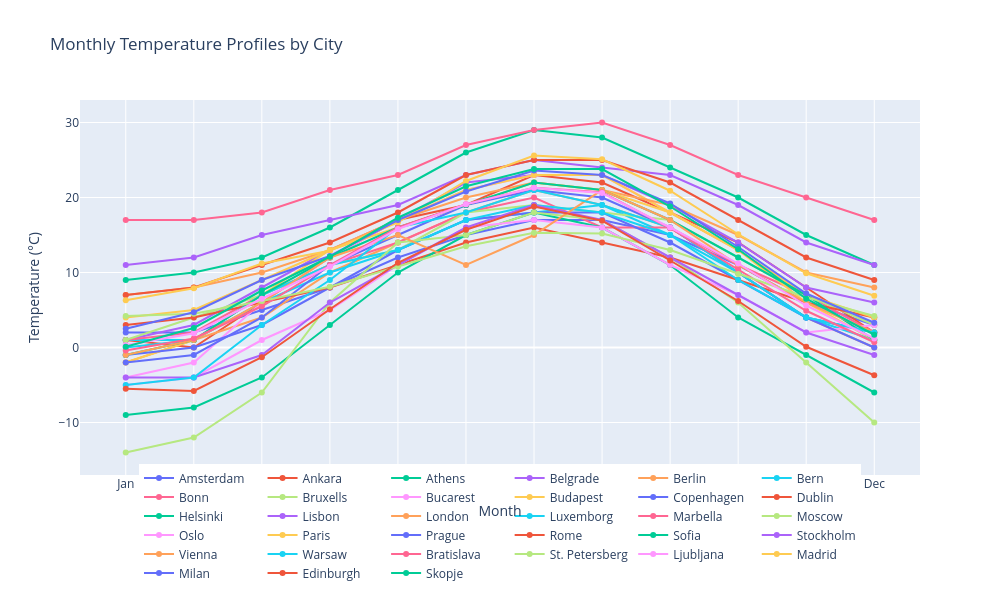

The notebook cell this image was saved under:
### Markdown cell above
### Cell 4: Visualizing Raw Temperature Profiles

This cell creates an **interactive line plot** showing the temperature profile (temperature vs. month) for each city using Plotly.

**Why Visualize Raw Data First?**
Before applying any statistical technique, it's crucial to visually inspect the data to:
1. **Identify patterns**: Look for common trends across cities
2. **Spot outliers**: Cities with unusual temperature patterns
3. **Understand variability**: How much do cities differ from each other?
4. **Form hypotheses**: What might the principal components represent?

**What to Look For:**
- **Seasonal pattern**: All cities should show higher temperatures in summer (Jun-Aug) and lower in winter (Dec-Feb) for Northern Hemisphere
- **Vertical spread**: The vertical distance between lines at any month shows inter-city variability
- **Amplitude differences**: Some cities have a larger summer-winter difference (continental) than others (maritime)
- **Parallel patterns**: Lines that are roughly parallel suggest a common underlying structure

**Interactive Features:**
- Hover over points to see exact temperature values
- Click on legend items to toggle city visibility
- Use the zoom and pan tools to focus on specific regions

### Code cell
# Visualize the raw data: Temperature profiles
fig = go.Figure()

for i, city in enumerate(cities):
    fig.add_trace(go.Scatter(
        x=month_cols, y=X_raw[i], mode='lines+markers',
        name=city, hovertemplate=f"<b>{city}</b><br>%{{x}}: %{{y}}°C<extra></extra>"
    ))

fig.update_layout(
    title='Monthly Temperature Profiles by City',
    xaxis_title='Month', yaxis_title='Temperature (°C)',
    height=600, width=1000,
    hovermode='x unified',
    legend=dict(orientation='h', yanchor='bottom', y=-0.3, xanchor='center', x=0.5)
)
fig.show()

### Figure 1 — Plotly figure (JSON) as saved in the notebook; plotly's stock layout.template omitted (floating-point values rounded to 4 significant figures)
{"data": [{"hovertemplate": "<b>Amsterdam</b><br>%{x}: %{y}°C<extra></extra>", "mode": "lines+markers", "name": "Amsterdam", "type": "scatter", "x": ["Jan", "Feb", "Mar", "Apr", "May", "Jun", "Jul", "Aug", "Sep", "Oct", "Nov", "Dec"], "y": [2.0, 2.0, 5.0, 8.0, 12.0, 15.0, 17.0, 17.0, 15.0, 11.0, 6.0, 3.0]}, {"hovertemplate": "<b>Ankara</b><br>%{x}: %{y}°C<extra></extra>", "mode": "lines+markers", "name": "Ankara", "type": "scatter", "x": ["Jan", "Feb", "Mar", "Apr", "May", "Jun", "Jul", "Aug", "Sep", "Oct", "Nov", "Dec"], "y": [1.0, 0.0, 6.0, 12.0, 17.0, 19.0, 23.0, 22.0, 18.0, 14.0, 8.0, 2.0]}, {"hovertemplate": "<b>Athens</b><br>%{x}: %{y}°C<extra></extra>", "mode": "lines+markers", "name": "Athens", "type": "scatter", "x": ["Jan", "Feb", "Mar", "Apr", "May", "Jun", "Jul", "Aug", "Sep", "Oct", "Nov", "Dec"], "y": [9.0, 10.0, 12.0, 16.0, 21.0, 26.0, 29.0, 28.0, 24.0, 20.0, 15.0, 11.0]}, {"hovertemplate": "<b>Belgrade</b><br>%{x}: %{y}°C<extra></extra>", "mode": "lines+markers", "name": "Belgrade", "type": "scatter", "x": ["Jan", "Feb", "Mar", "Apr", "May", "Jun", "Jul", "Aug", "Sep", "Oct", "Nov", "Dec"], "y": [1.0, 3.0, 8.0, 13.0, 17.0, 22.0, 23.0, 23.0, 19.0, 14.0, 8.0, 6.0]}, {"hovertemplate": "<b>Berlin</b><br>%{x}: %{y}°C<extra></extra>", "mode": "lines+markers", "name": "Berlin", "type": "scatter", "x": ["Jan", "Feb", "Mar", "Apr", "May", "Jun", "Jul", "Aug", "Sep", "Oct", "Nov", "Dec"], "y": [-2.0, 1.0, 4.0, 10.0, 14.0, 18.0, 21.0, 19.0, 16.0, 10.0, 4.0, 0.0]}, {"hovertemplate": "<b>Bern</b><br>%{x}: %{y}°C<extra></extra>", "mode": "lines+markers", "name": "Bern", "type": "scatter", "x": ["Jan", "Feb", "Mar", "Apr", "May", "Jun", "Jul", "Aug", "Sep", "Oct", "Nov", "Dec"], "y": [1.0, 1.0, 6.0, 10.0, 13.0, 17.0, 18.0, 19.0, 15.0, 10.0, 4.0, 1.0]}, {"hovertemplate": "<b>Bonn</b><br>%{x}: %{y}°C<extra></extra>", "mode": "lines+markers", "name": "Bonn", "type": "scatter", "x": ["Jan", "Feb", "Mar", "Apr", "May", "Jun", "Jul", "Aug", "Sep", "Oct", "Nov", "Dec"], "y": [1.0, 2.0, 7.0, 11.0, 14.0, 18.0, 20.0, 16.0, 16.0, 11.0, 7.0, 2.0]}, {"hovertemplate": "<b>Bruxells</b><br>%{x}: %{y}°C<extra></extra>", "mode": "lines+markers", "name": "Bruxells", "type": "scatter", "x": ["Jan", "Feb", "Mar", "Apr", "May", "Jun", "Jul", "Aug", "Sep", "Oct", "Nov", "Dec"], "y": [1.0, 4.0, 7.0, 11.0, 13.0, 18.0, 19.0, 18.0, 17.0, 12.0, 7.0, 3.0]}, {"hovertemplate": "<b>Bucarest</b><br>%{x}: %{y}°C<extra></extra>", "mode": "lines+markers", "name": "Bucarest", "type": "scatter", "x": ["Jan", "Feb", "Mar", "Apr", "May", "Jun", "Jul", "Aug", "Sep", "Oct", "Nov", "Dec"], "y": [-4.0, -2.0, 6.0, 12.0, 17.0, 21.0, 23.0, 23.0, 18.0, 13.0, 7.0, 1.0]}, {"hovertemplate": "<b>Budapest</b><br>%{x}: %{y}°C<extra></extra>", "mode": "lines+markers", "name": "Budapest", "type": "scatter", "x": ["Jan", "Feb", "Mar", "Apr", "May", "Jun", "Jul", "Aug", "Sep", "Oct", "Nov", "Dec"], "y": [-2.0, 1.0, 7.0, 13.0, 17.0, 21.0, 23.0, 23.0, 18.0, 13.0, 6.0, 1.0]}, {"hovertemplate": "<b>Copenhagen</b><br>%{x}: %{y}°C<extra></extra>", "mode": "lines+markers", "name": "Copenhagen", "type": "scatter", "x": ["Jan", "Feb", "Mar", "Apr", "May", "Jun", "Jul", "Aug", "Sep", "Oct", "Nov", "Dec"], "y": [-1.0, 0.0, 3.0, 8.0, 13.0, 17.0, 18.0, 18.0, 14.0, 9.0, 4.0, 2.0]}, {"hovertemplate": "<b>Dublin</b><br>%{x}: %{y}°C<extra></extra>", "mode": "lines+markers", "name": "Dublin", "type": "scatter", "x": ["Jan", "Feb", "Mar", "Apr", "May", "Jun", "Jul", "Aug", "Sep", "Oct", "Nov", "Dec"], "y": [3.0, 4.0, 6.0, 8.0, 11.0, 14.0, 16.0, 14.0, 12.0, 9.0, 6.0, 4.0]}, {"hovertemplate": "<b>Helsinki</b><br>%{x}: %{y}°C<extra></extra>", "mode": "lines+markers", "name": "Helsinki", "type": "scatter", "x": ["Jan", "Feb", "Mar", "Apr", "May", "Jun", "Jul", "Aug", "Sep", "Oct", "Nov", "Dec"], "y": [-9.0, -8.0, -4.0, 3.0, 10.0, 15.0, 18.0, 16.0, 11.0, 4.0, -1.0, -6.0]}, {"hovertemplate": "<b>Lisbon</b><br>%{x}: %{y}°C<extra></extra>", "mode": "lines+markers", "name": "Lisbon", "type": "scatter", "x": ["Jan", "Feb", "Mar", "Apr", "May", "Jun", "Jul", "Aug", "Sep", "Oct", "Nov", "Dec"], "y": [11.0, 12.0, 15.0, 17.0, 19.0, 23.0, 25.0, 24.0, 23.0, 19.0, 14.0, 11.0]}, {"hovertemplate": "<b>London</b><br>%{x}: %{y}°C<extra></extra>", "mode": "lines+markers", "name": "London", "type": "scatter", "x": ["Jan", "Feb", "Mar", "Apr", "May", "Jun", "Jul", "Aug", "Sep", "Oct", "Nov", "Dec"], "y": [7.0, 8.0, 10.0, 13.0, 17.0, 20.0, 22.0, 21.0, 19.0, 15.0, 10.0, 8.0]}, {"hovertemplate": "<b>Luxemborg</b><br>%{x}: %{y}°C<extra></extra>", "mode": "lines+markers", "name": "Luxemborg", "type": "scatter", "x": ["Jan", "Feb", "Mar", "Apr", "May", "Jun", "Jul", "Aug", "Sep", "Oct", "Nov", "Dec"], "y": [0.0, 1.0, 7.0, 11.0, 13.0, 17.0, 19.0, 18.0, 15.0, 9.0, 4.0, 2.0]}, {"hovertemplate": "<b>Marbella</b><br>%{x}: %{y}°C<extra></extra>", "mode": "lines+markers", "name": "Marbella", "type": "scatter", "x": ["Jan", "Feb", "Mar", "Apr", "May", "Jun", "Jul", "Aug", "Sep", "Oct", "Nov", "Dec"], "y": [17.0, 17.0, 18.0, 21.0, 23.0, 27.0, 29.0, 30.0, 27.0, 23.0, 20.0, 17.0]}, {"hovertemplate": "<b>Moscow</b><br>%{x}: %{y}°C<extra></extra>", "mode": "lines+markers", "name": "Moscow", "type": "scatter", "x": ["Jan", "Feb", "Mar", "Apr", "May", "Jun", "Jul", "Aug", "Sep", "Oct", "Nov", "Dec"], "y": [-14.0, -12.0, -6.0, 6.0, 14.0, 15.0, 18.0, 17.0, 12.0, 6.0, -2.0, -10.0]}, {"hovertemplate": "<b>Oslo</b><br>%{x}: %{y}°C<extra></extra>", "mode": "lines+markers", "name": "Oslo", "type": "scatter", "x": ["Jan", "Feb", "Mar", "Apr", "May", "Jun", "Jul", "Aug", "Sep", "Oct", "Nov", "Dec"], "y": [-5.0, -4.0, 1.0, 5.0, 11.0, 16.0, 17.0, 16.0, 11.0, 7.0, 2.0, 3.0]}, {"hovertemplate": "<b>Paris</b><br>%{x}: %{y}°C<extra></extra>", "mode": "lines+markers", "name": "Paris", "type": "scatter", "x": ["Jan", "Feb", "Mar", "Apr", "May", "Jun", "Jul", "Aug", "Sep", "Oct", "Nov", "Dec"], "y": [4.0, 5.0, 9.0, 13.0, 16.0, 19.0, 22.0, 21.0, 18.0, 13.0, 7.0, 4.0]}, {"hovertemplate": "<b>Prague</b><br>%{x}: %{y}°C<extra></extra>", "mode": "lines+markers", "name": "Prague", "type": "scatter", "x": ["Jan", "Feb", "Mar", "Apr", "May", "Jun", "Jul", "Aug", "Sep", "Oct", "Nov", "Dec"], "y": [-2.0, -1.0, 4.0, 11.0, 15.0, 19.0, 21.0, 20.0, 16.0, 10.0, 4.0, 0.0]}, {"hovertemplate": "<b>Rome</b><br>%{x}: %{y}°C<extra></extra>", "mode": "lines+markers", "name": "Rome", "type": "scatter", "x": ["Jan", "Feb", "Mar", "Apr", "May", "Jun", "Jul", "Aug", "Sep", "Oct", "Nov", "Dec"], "y": [7.0, 8.0, 11.0, 14.0, 18.0, 23.0, 25.0, 25.0, 22.0, 17.0, 12.0, 9.0]}, {"hovertemplate": "<b>Sofia</b><br>%{x}: %{y}°C<extra></extra>", "mode": "lines+markers", "name": "Sofia", "type": "scatter", "x": ["Jan", "Feb", "Mar", "Apr", "May", "Jun", "Jul", "Aug", "Sep", "Oct", "Nov", "Dec"], "y": [-1.0, 1.0, 7.0, 12.0, 16.0, 19.0, 22.0, 21.0, 17.0, 12.0, 7.0, 1.0]}, {"hovertemplate": "<b>Stockholm</b><br>%{x}: %{y}°C<extra></extra>", "mode": "lines+markers", "name": "Stockholm", "type": "scatter", "x": ["Jan", "Feb", "Mar", "Apr", "May", "Jun", "Jul", "Aug", "Sep", "Oct", "Nov", "Dec"], "y": [-4.0, -4.0, -1.0, 6.0, 11.0, 16.0, 19.0, 17.0, 12.0, 7.0, 2.0, -1.0]}, {"hovertemplate": "<b>Vienna</b><br>%{x}: %{y}°C<extra></extra>", "mode": "lines+markers", "name": "Vienna", "type": "scatter", "x": ["Jan", "Feb", "Mar", "Apr", "May", "Jun", "Jul", "Aug", "Sep", "Oct", "Nov", "Dec"], "y": [-1.0, 1.0, 6.0, 12.0, 15.0, 11.0, 15.0, 21.0, 17.0, 11.0, 6.0, 2.0]}, {"hovertemplate": "<b>Warsaw</b><br>%{x}: %{y}°C<extra></extra>", "mode": "lines+markers", "name": "Warsaw", "type": "scatter", "x": ["Jan", "Feb", "Mar", "Apr", "May", "Jun", "Jul", "Aug", "Sep", "Oct", "Nov", "Dec"], "y": [-5.0, -4.0, 3.0, 9.0, 16.0, 18.0, 21.0, 19.0, 16.0, 10.0, 4.0, 2.0]}, {"hovertemplate": "<b>Bratislava</b><br>%{x}: %{y}°C<extra></extra>", "mode": "lines+markers", "name": "Bratislava", "type": "scatter", "x": ["Jan", "Feb", "Mar", "Apr", "May", "Jun", "Jul", "Aug", "Sep", "Oct", "Nov", "Dec"], "y": [-0.4, 1.2, 5.5, 11.0, 16.0, 19.1, 21.3, 20.7, 15.9, 10.4, 4.9, 0.7]}, {"hovertemplate": "<b>St. Petersberg</b><br>%{x}: %{y}°C<extra></extra>", "mode": "lines+markers", "name": "St. Petersberg", "type": "scatter", "x": ["Jan", "Feb", "Mar", "Apr", "May", "Jun", "Jul", "Aug", "Sep", "Oct", "Nov", "Dec"], "y": [4.2, 4.5, 6.2, 8.1, 10.8, 13.5, 15.3, 15.2, 13.0, 9.8, 6.7, 4.2]}, {"hovertemplate": "<b>Ljubljana</b><br>%{x}: %{y}°C<extra></extra>", "mode": "lines+markers", "name": "Ljubljana", "type": "scatter", "x": ["Jan", "Feb", "Mar", "Apr", "May", "Jun", "Jul", "Aug", "Sep", "Oct", "Nov", "Dec"], "y": [0.3, 1.9, 6.5, 10.8, 15.8, 19.1, 21.3, 20.6, 16.0, 11.2, 5.6, 1.2]}, {"hovertemplate": "<b>Madrid</b><br>%{x}: %{y}°C<extra></extra>", "mode": "lines+markers", "name": "Madrid", "type": "scatter", "x": ["Jan", "Feb", "Mar", "Apr", "May", "Jun", "Jul", "Aug", "Sep", "Oct", "Nov", "Dec"], "y": [6.3, 7.9, 11.2, 12.9, 16.7, 22.2, 25.6, 25.1, 20.9, 15.1, 9.9, 6.9]}, {"hovertemplate": "<b>Milan</b><br>%{x}: %{y}°C<extra></extra>", "mode": "lines+markers", "name": "Milan", "type": "scatter", "x": ["Jan", "Feb", "Mar", "Apr", "May", "Jun", "Jul", "Aug", "Sep", "Oct", "Nov", "Dec"], "y": [2.5, 4.7, 9.0, 12.2, 17.0, 20.8, 23.6, 23.0, 19.2, 13.4, 7.2, 3.3]}, {"hovertemplate": "<b>Edinburgh</b><br>%{x}: %{y}°C<extra></extra>", "mode": "lines+markers", "name": "Edinburgh", "type": "scatter", "x": ["Jan", "Feb", "Mar", "Apr", "May", "Jun", "Jul", "Aug", "Sep", "Oct", "Nov", "Dec"], "y": [-5.5, -5.8, -1.3, 5.1, 11.3, 15.7, 18.8, 16.9, 11.6, 6.2, 0.1, -3.7]}, {"hovertemplate": "<b>Skopje</b><br>%{x}: %{y}°C<extra></extra>", "mode": "lines+markers", "name": "Skopje", "type": "scatter", "x": ["Jan", "Feb", "Mar", "Apr", "May", "Jun", "Jul", "Aug", "Sep", "Oct", "Nov", "Dec"], "y": [0.1, 2.6, 7.6, 12.1, 17.3, 21.5, 23.8, 23.8, 18.8, 13.1, 6.5, 1.7]}], "layout": {"height": 600, "hovermode": "x unified", "legend": {"orientation": "h", "x": 0.5, "xanchor": "center", "y": -0.3, "yanchor": "bottom"}, "title": {"text": "Monthly Temperature Profiles by City"}, "width": 1000, "xaxis": {"title": {"text": "Month"}}, "yaxis": {"title": {"text": "Temperature (°C)"}}}}
